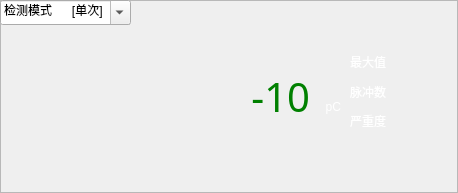
<?xml version="1.0" encoding="UTF-8"?>
<ui version="4.0">
 <class>HFCTWidget</class>
 <widget class="QFrame" name="HFCTWidget">
  <property name="geometry">
   <rect>
    <x>0</x>
    <y>0</y>
    <width>458</width>
    <height>193</height>
   </rect>
  </property>
  <property name="windowTitle">
   <string notr="true">Frame</string>
  </property>
  <property name="frameShape">
   <enum>QFrame::StyledPanel</enum>
  </property>
  <property name="frameShadow">
   <enum>QFrame::Raised</enum>
  </property>
  <widget class="QWidget" name="widget" native="true">
   <property name="geometry">
    <rect>
     <x>10</x>
     <y>35</y>
     <width>221</width>
     <height>151</height>
    </rect>
   </property>
  </widget>
  <widget class="QWidget" name="layoutWidget1">
   <property name="geometry">
    <rect>
     <x>350</x>
     <y>50</y>
     <width>102</width>
     <height>83</height>
    </rect>
   </property>
   <layout class="QVBoxLayout" name="verticalLayout_2">
    <item>
     <widget class="QLabel" name="label_max">
      <property name="minimumSize">
       <size>
        <width>100</width>
        <height>0</height>
       </size>
      </property>
      <property name="styleSheet">
       <string notr="true">QLabel {color:white;}</string>
      </property>
      <property name="text">
       <string>最大值</string>
      </property>
     </widget>
    </item>
    <item>
     <widget class="QLabel" name="label_pluse">
      <property name="styleSheet">
       <string notr="true">QLabel {color:white;}</string>
      </property>
      <property name="text">
       <string>脉冲数</string>
      </property>
     </widget>
    </item>
    <item>
     <widget class="QLabel" name="label_degree">
      <property name="styleSheet">
       <string notr="true">QLabel {color:white;}</string>
      </property>
      <property name="text">
       <string>严重度</string>
      </property>
     </widget>
    </item>
   </layout>
  </widget>
  <widget class="QWidget" name="layoutWidget">
   <property name="geometry">
    <rect>
     <x>220</x>
     <y>60</y>
     <width>121</width>
     <height>72</height>
    </rect>
   </property>
   <layout class="QHBoxLayout" name="horizontalLayout">
    <item>
     <widget class="QLabel" name="label_val">
      <property name="minimumSize">
       <size>
        <width>90</width>
        <height>0</height>
       </size>
      </property>
      <property name="styleSheet">
       <string notr="true">QLabel {font-family:WenQuanYi Micro Hei;font-size:
40px;color:green}</string>
      </property>
      <property name="text">
       <string notr="true">  -10</string>
      </property>
      <property name="alignment">
       <set>Qt::AlignRight|Qt::AlignTrailing|Qt::AlignVCenter</set>
      </property>
     </widget>
    </item>
    <item>
     <layout class="QVBoxLayout" name="verticalLayout">
      <item>
       <spacer name="verticalSpacer">
        <property name="orientation">
         <enum>Qt::Vertical</enum>
        </property>
        <property name="sizeHint" stdset="0">
         <size>
          <width>20</width>
          <height>40</height>
         </size>
        </property>
       </spacer>
      </item>
      <item>
       <widget class="QLabel" name="label_8">
        <property name="styleSheet">
         <string notr="true">QLabel {color:white;}</string>
        </property>
        <property name="text">
         <string notr="true">pC</string>
        </property>
        <property name="alignment">
         <set>Qt::AlignBottom|Qt::AlignRight|Qt::AlignTrailing</set>
        </property>
       </widget>
      </item>
      <item>
       <spacer name="verticalSpacer_2">
        <property name="orientation">
         <enum>Qt::Vertical</enum>
        </property>
        <property name="sizeHint" stdset="0">
         <size>
          <width>20</width>
          <height>5</height>
         </size>
        </property>
       </spacer>
      </item>
     </layout>
    </item>
   </layout>
  </widget>
  <widget class="QComboBox" name="comboBox">
   <property name="geometry">
    <rect>
     <x>0</x>
     <y>0</y>
     <width>131</width>
     <height>25</height>
    </rect>
   </property>
   <property name="styleSheet">
    <string notr="true"/>
   </property>
   <property name="editable">
    <bool>true</bool>
   </property>
   <property name="currentIndex">
    <number>0</number>
   </property>
   <item>
    <property name="text">
     <string>检测模式      [单次]</string>
    </property>
   </item>
   <item>
    <property name="text">
     <string>图形显示  [柱状图]</string>
    </property>
   </item>
   <item>
    <property name="text">
     <string>增益系数     [×1.0]</string>
    </property>
   </item>
   <item>
    <property name="text">
     <string>滤波器          [无]</string>
    </property>
   </item>
   <item>
    <property name="text">
     <string>脉冲触发     [15]mV</string>
    </property>
   </item>
   <item>
    <property name="text">
     <string>连续录波     [5]s</string>
    </property>
   </item>
   <item>
    <property name="text">
     <string>自动录波     [关闭]</string>
    </property>
   </item>
   <item>
    <property name="text">
     <string>单次录波</string>
    </property>
   </item>
   <item>
    <property name="text">
     <string>最大值重置</string>
    </property>
   </item>
   <item>
    <property name="text">
     <string>PRPD图重置</string>
    </property>
   </item>
  </widget>
  <zorder>layoutWidget1</zorder>
  <zorder>layoutWidget</zorder>
  <zorder>comboBox</zorder>
  <zorder>widget</zorder>
 </widget>
 <resources/>
 <connections/>
</ui>
